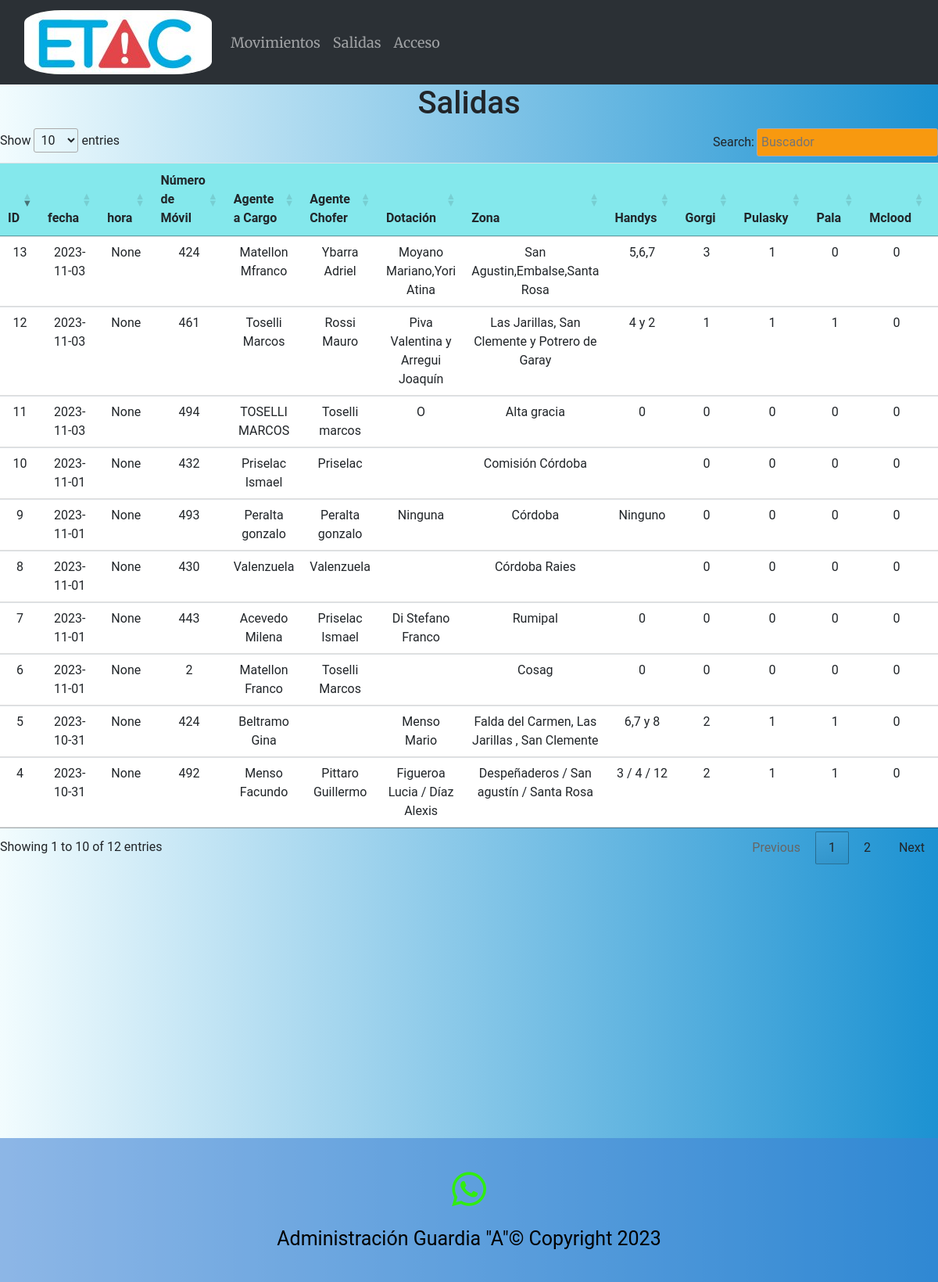
The app's page /salidas, older data.
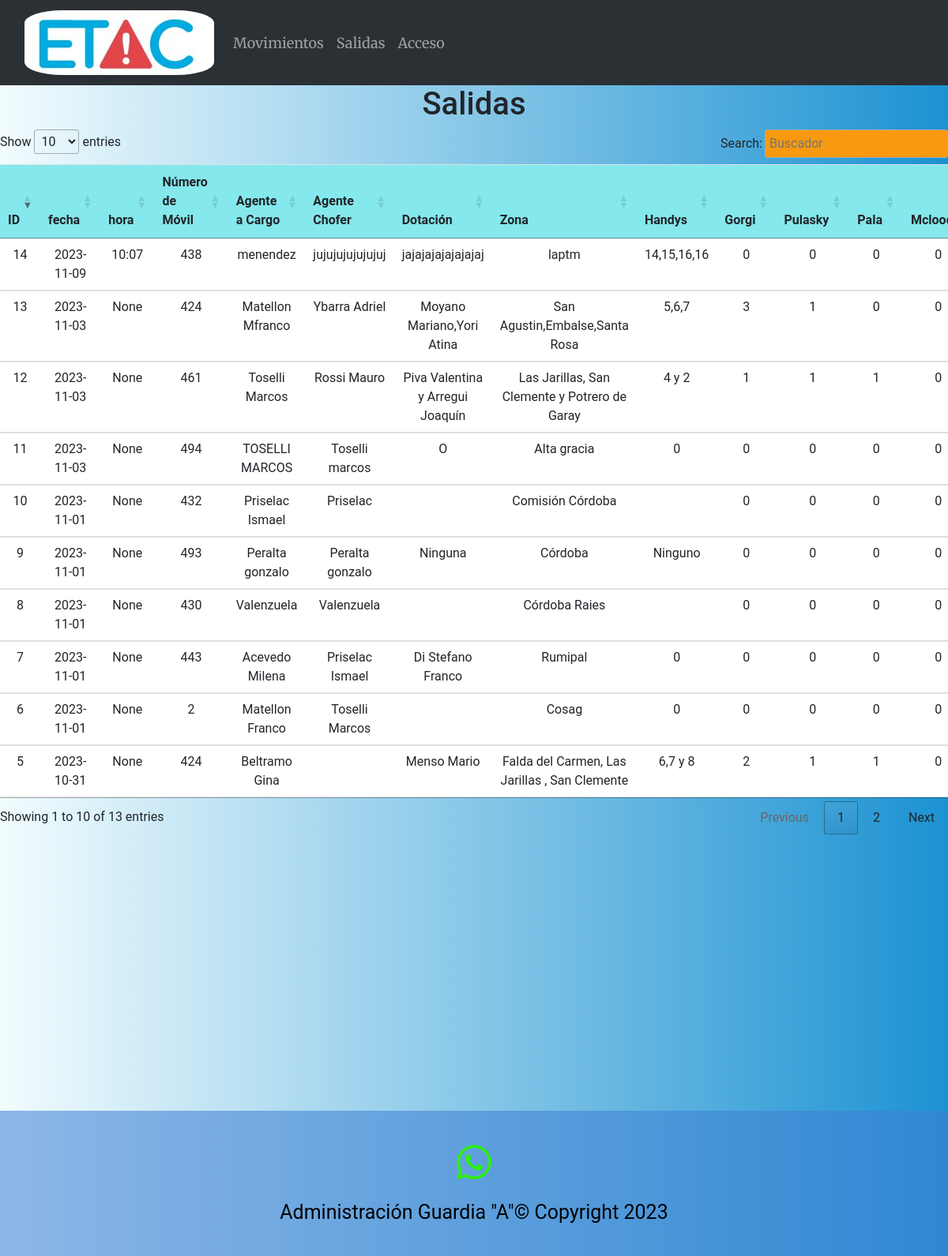
The same page, newer data.
### main.py (models this page shows)
    class Salida(db.Model):
        id = db.Column(db.Integer, primary_key=True)
        fecha = db.Column(db.Date)
        nmovil = db.Column(db.String(100))
        ag_cargo = db.Column(db.String(100))
        ag_chofer = db.Column(db.String(100))
        dotacion = db.Column(db.String(100))
        zona = db.Column(db.String(100))
        handys = db.Column(db.String(100))
        gorgi = db.Column(db.Integer)
        pulasky = db.Column(db.Integer)
        pala = db.Column(db.Integer)
        mclood = db.Column(db.Integer)
        derqui = db.Column(db.Integer)
        bidon_nafta = db.Column(db.Integer)
        bolsa_rescate = db.Column(db.String(100))
        torpedo = db.Column(db.Integer)
        tabla = db.Column(db.Integer)
        conos = db.Column(db.Integer)
        sopladora = db.Column(db.String(100))
        cajon = db.Column(db.String(100))
        chaleco = db.Column(db.Integer)
        odometro = db.Column(db.Integer)
        bolsos_trauma = db.Column(db.Integer)
        herramienta_adicional = db.Column(db.String(100))
        hora = db.Column(db.String(100))

### main.py (the view)
@app.route('/salidas', methods=['GET', 'POST'])
def salidas():
    if request.method == 'POST':
        id_filtro = request.form['id_filtro']
        if id_filtro:
            salidas = Salida.query.filter_by(id=id_filtro).order_by(Salida.id.desc()).all()
        else:
            salidas = Salida.query.order_by(Salida.id.desc()).all()
    else:
        salidas = Salida.query.order_by(Salida.id.desc()).all()
    return render_template('salidas.html', salidas=salidas)

### templates/salidas.html (shortened to what this page needs)
{% extends "base.html" %}
{% block content %}
 <h1>Salidas</h1>
    <table class="tabla_agentes table table-responsive" id="tablacarnet3" >
        <thead>
        <tr>
            <th>ID</th>
            <th>fecha</th>
            <th>hora</th>
            <th>Número de Móvil</th>
            <th>Agente a Cargo</th>
            <th>Agente Chofer</th>
            <th>Dotación</th>
            <th>Zona</th>
            <th>Handys</th>
            <th>Gorgi</th>
            <th>Pulasky</th>
            <th>Pala</th>
            <th>Mclood</th>
            <th>Derqui</th>
        </tr>
        </thead>
        <tbody>
        {% for salida in salidas %}
            <tr>
                <td>{{ salida.id }}</td>
                <td>{{ salida.fecha }}</td>
                <td>{{ salida.hora }}</td>
                <td>{{ salida.nmovil }}</td>
                <td>{{ salida.ag_cargo }}</td>
                <td>{{ salida.ag_chofer }}</td>
                <td>{{ salida.dotacion }}</td>
                <td>{{ salida.zona }}</td>
                <td>{{ salida.handys }}</td>
                <td>{{ salida.gorgi }}</td>
                <td>{{ salida.pulasky }}</td>
                <td>{{ salida.pala }}</td>
                <td>{{ salida.mclood }}</td>
                <td>{{ salida.derqui }}</td>
        </tr>
        {% endfor %}
        </tbody>
    </table>
{% endblock %}

### templates/base.html (shortened to what this page needs)
<!DOCTYPE html>
<html lang="es">
<head>
  <link rel="stylesheet" href="sweetalert2.min.css">
    <link rel="stylesheet" type="text/css" href="https://cdn.datatables.net/1.11.5/css/jquery.dataTables.css">
  <link href="https://cdn.jsdelivr.net/npm/bootstrap@5.3.0-alpha3/dist/css/bootstrap.min.css" rel="stylesheet">
   <link rel="stylesheet" href="https://stackpath.bootstrapcdn.com/bootstrap/4.5.2/css/bootstrap.min.css">
  <link rel="stylesheet" href="{{ url_for('static', filename='style.css') }}">
</head>
<body>
<header>
  <nav class="navbar navbar-expand-lg bg-body-tertiary" data-bs-theme='dark'>
    <div class="container-fluid">
      <a class="navbar-brand" href="{{ url_for('index') }}">
        <img class="logo" src="../static/img/logoetac.png">
      </a>
      <div class="collapse navbar-collapse" id="navbarNav">
        <ul class="navbar-nav">
            <li class="nav-item">
            <a class="nav-link" href="movimientos">Movimientos</a>
          </li>
            <li class="nav-item">
            <a class="nav-link" href="salidas">Salidas</a>
          </li>
          {% if not current_user.is_authenticated %}
          <li class="nav-item">
            <a class="nav-link" href="login">Acceso</a>
          </li>
          {% endif %}
        </ul>
      </div>
    </div>
  </nav>
</header>
{% block content %}
{% endblock %}
<footer class="piepag" id="white-seccion footer">
    <a href="https://api.whatsapp.com/send?phone=5493513946728" target="_blank"><i class="icono-final fa-brands fa-whatsapp fa-2x"></i></a>
        <p class="creditos">Administración Guardia "A"© Copyright 2023</p>
</footer>
</body>
</html>

### static/style.css (style rules this page uses)
body { background: #1c92d2; background: -webkit-linear-gradient(to right, #f2fcfe, #1c92d2); background: linear-gradient(to right, #f2fcfe, #1c92d2); text-align:center; font-family:"Roboto"; }
.logo { border-radius: 20%; }
header { font-size:18px; font-family:"Merriweather"; }
.navbar-collapse { background-color: ; }
table { width: 100%; border-collapse: collapse; margin-bottom: 20px; }
th { background-color: #f2f2f2; text-align: left; padding: 10px; }
td { padding: 10px; border-bottom: 1px solid #ddd; }
tr:nth-child(odd) { background-color: #84E8EC; }
.tabla_agentes th { background-color: #84E8EC; text-align: left; padding: 10px; }
.tabla_agentes td { padding: 10px; border-bottom: 1px solid #ddd; }
.tabla_agentes tr:nth-child(odd) { background-color: #84E8EC; }
.piepag { color:black; margin-top: 350px; background-color:#3f80d58f; font-size:25px; padding:20px; }
.icono-final { margin: 20px; color:#30ED10; }

Row changes from the older to the newer data that the page shows:
no longer on this page (row unchanged): Salida: id "4", fecha "2023-10-31", hora "None", nmovil "492", ag_cargo "Menso Facundo", ag_chofer "Pittaro Guillermo", dotacion "Figueroa Lucia / Díaz Alexis", zona "Despeñaderos / San agustín / Santa Rosa", handys "3 / 4 / 12", gorgi "2", pulasky "1", pala "1", mclood "0"
added Salida: id "14", fecha "2023-11-09", hora "10:07", nmovil "438", ag_cargo "menendez", ag_chofer "jujujujujujujuj", dotacion "jajajajajajajajaj", zona "laptm", handys "14,15,16,16", gorgi "0", pulasky "0", pala "0", mclood "0"
Text that changed along with them:
text written by a page script: "Show entries Search: Showing 1 to 10 of 12 entries Previous 1 2 Next" → "Show entries Search: Showing 1 to 10 of 13 entries Previous 1 2 Next"
